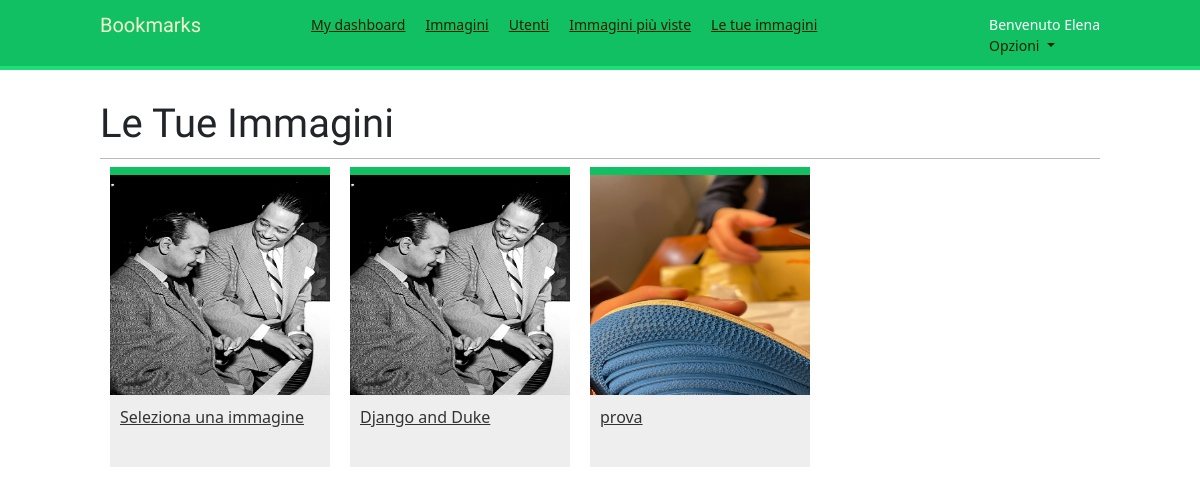
The app's page /images/images/image_list/ (signed in), older data.
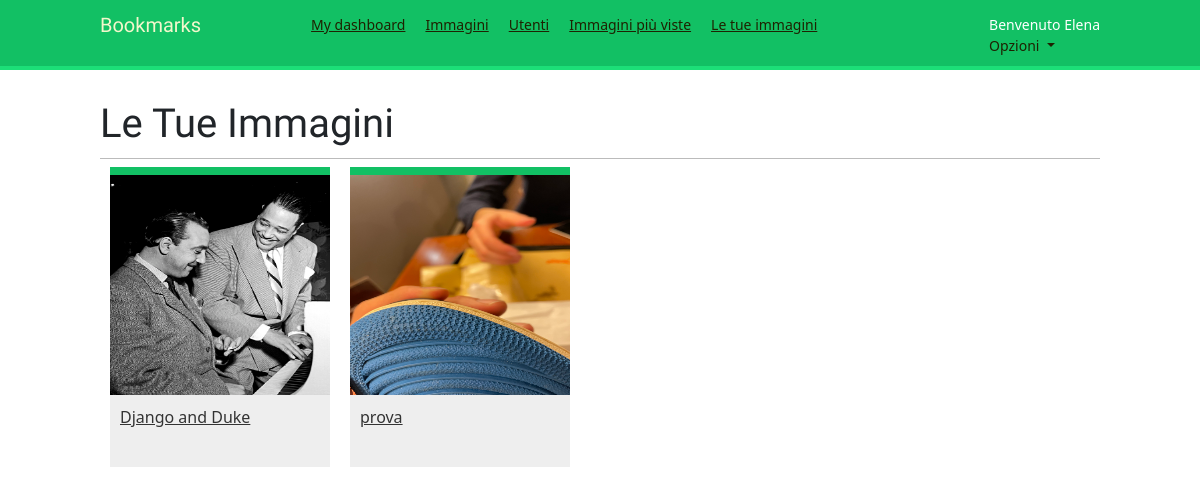
The same page, newer data.
### images/models.py (models this page shows, shortened)
class Image(models.Model):
    user = models.ForeignKey(settings.AUTH_USER_MODEL, related_name='images_created', on_delete=models.CASCADE)
    title = models.CharField(max_length=200)
    slug = models.SlugField(max_length=200, blank=True)
    url = models.URLField(blank=True,)
    image = models.ImageField(blank=True, null=True, upload_to='images/%Y/%m/%d')
    description = models.TextField(blank=True)
    created = models.DateField(auto_now_add=True, db_index=True)
    user_like = models.ManyToManyField(settings.AUTH_USER_MODEL, related_name='images_liked', blank=True)
    total_likes = models.PositiveIntegerField(db_index=True, default=0)
    def get_absolute_url(self):
        return reverse('images:detail', args=[self.id, self.slug])

### images/views.py (the view)
# urls.py: path('images/image_list/', views.user_image_list, name='your_images'),
@login_required
def user_image_list(request):
    images = Image.objects.filter(user=request.user)
    return render(request, 'images/image/user_images_list.html', {'section': 'your_images', 'images': images})

### images/templates/images/image/user_images_list.html (shortened to what this page needs)
{% extends "base.html" %}
{% load thumbnail %}
{% block content %}
<h1>Le Tue Immagini</h1>
<div id="image-list">
    {% if images %}
        {% for image in images %}
            <div class="image">
                <a href="{{ image.get_absolute_url }}">
                    {% thumbnail image.image 300x300 crop="smart" as im %}
                    <img src="{{ im.url }}" alt="{{ image.title }}">
                </a>
                <div class="info">
                    <a href="{{ image.get_absolute_url }}" class="title">
                        {{ image.title }}
                    </a>
                </div>
            </div>
        {% endfor %}
    {% else %}
        <p>Non hai caricato nessuna immagine.</p>
    {% endif %}
</div>
{% endblock %}

Row changes from the older to the newer data that the page shows:
removed Image: title "Seleziona una immagine"
